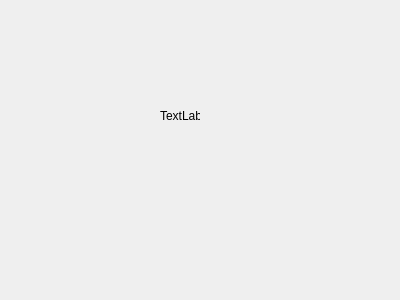
<?xml version="1.0" encoding="UTF-8"?>
<ui version="4.0">
 <class>Home</class>
 <widget class="QWidget" name="Home">
  <property name="geometry">
   <rect>
    <x>0</x>
    <y>0</y>
    <width>400</width>
    <height>300</height>
   </rect>
  </property>
  <property name="windowTitle">
   <string>Form</string>
  </property>
  <widget class="QLabel" name="label">
   <property name="geometry">
    <rect>
     <x>160</x>
     <y>110</y>
     <width>40</width>
     <height>12</height>
    </rect>
   </property>
   <property name="text">
    <string>TextLabel</string>
   </property>
  </widget>
 </widget>
 <resources/>
 <connections/>
</ui>
